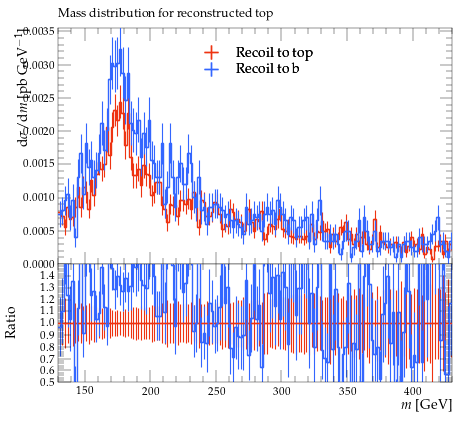

Generate this figure with Python:
#! /usr/bin/env python

# This Python script was auto-generated using YODA v2.0.2.
# Analysis object: /MC_TTBAR/onelep_t_mass
# Timestamp: 31-07-2026 (12:23:23)

import matplotlib as mpl
import matplotlib.pyplot as plt
mpl.use('Agg') # comment out for interactive use
import os
import numpy as np

plotDir = os.path.split(os.path.realpath(__file__))[0]
if 'YODA_USER_PLOT_PATH' in globals():
    plot_outdir = globals()['YODA_USER_PLOT_PATH']
else:
    plot_outdir = plotDir

#plot style
plt.style.use(os.path.join(plotDir, '../default.mplstyle'))
# plot metadata
figW, figH = plt.rcParams['figure.figsize']
ax_xLabel = r'$m$ [GeV]'
ax_yLabel = r'$\mathrm{d}\sigma/\mathrm{d}m$ [pb GeV$^{-1}$]'
ax_title  = r'Mass distribution for reconstructed top'
ax_xScale = 'linear'
ax_yScale = 'linear'
xLims = (130.0, 430.0)
yLims = (0.0, 0.003554837)

# TeX-friendly labels for the legend
labels = {
    'legend' : ([ r"Recoil to top", r"Recoil to b" ], r""),
}

# Adjust canvas width and height
canvasW = 10.0
canvasH = 9.0
figW *= canvasW/10.
figH *= canvasH/9.

# Create figure and axis objects
fig, (ax, ratio0_ax) = plt.subplots(2, 1, sharex=True,
                  figsize=(figW,figH), gridspec_kw={'height_ratios': (6.0, 3.0)})

# Set figure margins
plt.subplots_adjust(
    left   = 1.0 * plt.rcParams['figure.subplot.left'],
    right  = 1.0 * plt.rcParams['figure.subplot.right'],
    top    = 1.0 * plt.rcParams['figure.subplot.top'],
    bottom = 1.0 * plt.rcParams['figure.subplot.bottom'])

ratio0_ax.yaxis.set_major_locator(mpl.ticker.MultipleLocator(0.1))
ratio0_ax.set_ylim(0.5, 1.4999)
ratio0_ax.set_ylabel('Ratio')

# the numerical data is stored in a separate file
dataf = dict()
prefix = os.path.split(__file__)[0]
if prefix:    prefix = prefix + '/'
exec(open(prefix+'onelep_t_mass__data.py').read(), dataf)


legend_handles = dict() # keep track of handles for the legend

# style options for curves
# starts at zorder>=5 to draw curve on top of legend
styles = {
  'recoil_t': {
    'color' : '#EE3311',
    'linestyle' : '-',
    'linewidth' : 1,
    'marker' : 'none',
    'markersize' : 2,
    'capsize' : 0.0,
    'zorder' : 5,
    'histstyle' : 1,
    'drawstyle' : 'steps-pre',
    'xerrorbars' : 1,
    'yerrorbars' : 1,
    'fillcolor' : None,
    'fillopacity' : 1.0,
    'ratio0_linestyle' : '-',
    'ratio0_linewidth' : 1,
    'ratio0_marker' : 'none',
    'ratio0_markersize' : 2,
    'ratio0_capsize' : 0.0,
    'ratio0_zorder' : 5,
    'ratio0_histstyle' : 1,
    'ratio0_drawstyle' : 'steps-pre',
    'ratio0_xerrorbars' : 1,
    'ratio0_yerrorbars' : 1,
  },
  'recoil_b': {
    'color' : '#3366FF',
    'linestyle' : '-',
    'linewidth' : 1,
    'marker' : 'none',
    'markersize' : 2,
    'capsize' : 0.0,
    'zorder' : 6,
    'histstyle' : 1,
    'drawstyle' : 'steps-pre',
    'xerrorbars' : 1,
    'yerrorbars' : 1,
    'fillcolor' : None,
    'fillopacity' : 1.0,
    'ratio0_linestyle' : '-',
    'ratio0_linewidth' : 1,
    'ratio0_marker' : 'none',
    'ratio0_markersize' : 2,
    'ratio0_capsize' : 0.0,
    'ratio0_zorder' : 6,
    'ratio0_histstyle' : 1,
    'ratio0_drawstyle' : 'steps-pre',
    'ratio0_xerrorbars' : 1,
    'ratio0_yerrorbars' : 1,
  },
}

# curve from input yoda files in main panel
for label, yvals in dataf['yvals'].items():
    if all(np.isnan(v) for v in dataf['yvals'][label]):
        continue
    tmp = None
    if styles[label]['histstyle']: # draw as histogram
        xpos = dataf['xedges'][label] if styles[label]['drawstyle'] else dataf['xpoints'][label]
        ypos = np.insert(yvals, 0, yvals[0]) if styles[label]['drawstyle'] else yvals
        if styles[label]['fillcolor']: # fill area below curve
            ax.fill_between(xpos, ypos, step='pre',
                            color=styles[label]['fillcolor'],
                            alpha=styles[label]['fillopacity'])
        tmp, = ax.plot(xpos, ypos,
                       color=styles[label]['color'],
                       linestyle=styles[label]['linestyle'],
                       linewidth=styles[label]['linewidth'],
                       drawstyle=styles[label]['drawstyle'], solid_joinstyle='miter',
                       zorder=styles[label]['zorder'], label=label)
    tmp = ax.errorbar(dataf['xpoints'][label], yvals,
                      xerr=np.array(dataf['xerrs'][label])*styles[label]['xerrorbars'],
                      yerr=np.array(dataf['yerrs'][label])*styles[label]['yerrorbars'],
                      fmt=styles[label]['marker'], capsize=styles[label]['capsize'],
                      markersize=styles[label]['markersize'],
                      ecolor=styles[label]['color'],
                      color=styles[label]['color'], zorder=styles[label]['zorder'])
    tmp[-1][0].set_linestyle(styles[label]['linestyle'])
    tmp[-1][0].set_linewidth(styles[label]['linewidth'])
    if label in dataf['add_legend_handle']:  legend_handles[label] = tmp
    for varLabel in dataf['variation_yvals'].keys():
        if varLabel.startswith(label):
            tmp, = ax.plot(dataf['xedges'][label], dataf['variation_yvals'][varLabel],
                           color=styles[label]['color'],
                           linestyle=styles[label]['linestyle'],
                           linewidth=styles[label]['linewidth'],
                           drawstyle='steps-pre', solid_joinstyle='miter',
                           zorder=styles[label]['zorder'], alpha=0.5)


# plots on ratio panel
# curve from input yoda files in ratio panel
for label, yvals in dataf['ratio0_yvals'].items():
    if all(np.isnan(v) for v in yvals):
        continue
    if styles[label]['ratio0_histstyle']: # plot as histogram
        xpos = dataf['xedges']['recoil_t'] if styles[label]['ratio0_drawstyle'] else dataf['xpoints']['recoil_t']
        ypos = np.insert(yvals, 0, yvals[0]) if styles[label]['ratio0_drawstyle'] else yvals
        ratio0_ax.plot(xpos, ypos,
                       color=styles[label]['color'],
                       linewidth=styles[label]['linewidth'],
                       linestyle=styles[label]['ratio0_linestyle'],
                       drawstyle=styles[label]['ratio0_drawstyle'], zorder=styles[label]['zorder'],
                       solid_joinstyle='miter')
    tmp = ratio0_ax.errorbar(dataf['xpoints']['recoil_t'], yvals,
                             xerr=np.array(dataf['ref_xerrs'])*styles[label]['ratio0_xerrorbars'],
                             yerr=np.array(dataf['ratio0_yerrs'][label])*styles[label]['ratio0_yerrorbars'],
                             fmt=styles[label]['ratio0_marker'], capsize=styles[label]['ratio0_capsize'],
                             markersize=styles[label]['ratio0_markersize'],
                             ecolor=styles[label]['color'],
                             color=styles[label]['color'])
    tmp[-1][0].set_linestyle(styles[label]['ratio0_linestyle'])
    tmp[-1][0].set_linewidth(styles[label]['ratio0_linewidth'])

    for varlabel in dataf['ratio0_variation_vals'].keys():
        if varlabel.startswith(label):
            ratio0_ax.plot(dataf['xedges']['recoil_t'],
                            dataf['ratio0_variation_vals'][varlabel],
                            color=styles[label]['color'],
                            linestyle=styles[label]['linestyle'],
                            linewidth=styles[label]['linewidth'],
                            drawstyle='steps-pre', solid_joinstyle='miter',
                            zorder=1, alpha=0.5)

legend_items = list(legend_handles.values())
ax.add_artist(ax.legend(legend_items,
                        labels['legend'][0],
                        title=labels['legend'][1],
                        alignment='left',
                        loc='upper center',
                        bbox_to_anchor=(0.5, 0.97)))

# set plot metadata as defined above
ratio0_ax.set_xlabel(ax_xLabel)
ratio0_ax.xaxis.set_label_coords(1., -0.15)
ax.set_ylabel(ax_yLabel, ha='right', va='top')
ax.yaxis.set_label_coords(-0.11, 1.0)
ax.set_title(ax_title, loc='left')
ax.set_xscale(ax_xScale)
ax.set_yscale(ax_yScale)
ax.set_xlim(xLims)
ax.set_ylim(yLims)

# tick formatting
plt.rcParams['xtick.top'] = True
plt.rcParams['ytick.right'] = True
fig.align_ylabels((ax, ratio0_ax))
plt.savefig(os.path.join(plot_outdir, 'onelep_t_mass.pdf'), format='PDF')
plt.savefig(os.path.join(plot_outdir, 'onelep_t_mass.png'), format='PNG')

plt.close(fig)
